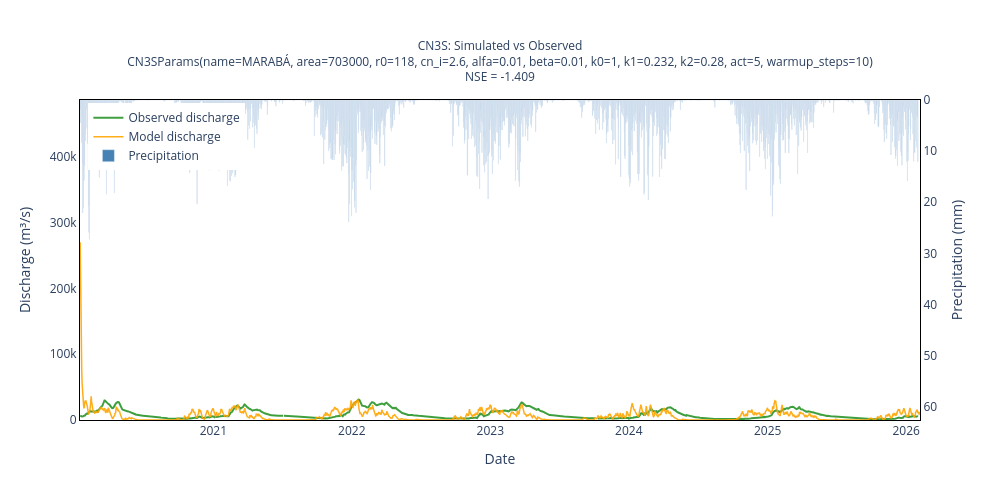

Here is the notebook cell this chart was saved with:
### Code cell
model.plot()

### Figure 1 — Plotly figure (JSON) as saved in the notebook; plotly's stock layout.template omitted (floating-point values rounded to 4 significant figures; data arrays with more than 128 entries replaced by an {"elided": "..."} marker saying what was removed)
{"data": [{"line": {"color": "green", "width": 2}, "name": "Observed discharge", "opacity": 0.75, "type": "scatter", "x": {"elided": "2214 str values"}, "y": {"elided": "2214 float values"}}, {"line": {"color": "orange", "width": 1.5}, "name": "Model discharge", "opacity": 0.9, "type": "scatter", "x": {"elided": "2214 str values"}, "y": {"elided": "2214 float values"}}, {"marker": {"color": "steelblue"}, "name": "Precipitation", "opacity": 1, "type": "bar", "x": {"elided": "2214 str values"}, "y": {"elided": "2214 float values"}, "yaxis": "y2"}], "layout": {"height": 500, "legend": {"x": 0.01, "y": 0.99}, "plot_bgcolor": "white", "title": {"font": {"size": 12}, "text": "CN3S: Simulated vs Observed<br>CN3SParams(name=MARABÁ, area=703000, r0=118, cn_i=2.6, alfa=0.01, beta=0.01, k0=1, k1=0.232, k2=0.28, act=5, warmup_steps=10)<br>NSE = -1.409", "x": 0.5, "xanchor": "center"}, "width": 1000, "xaxis": {"linecolor": "black", "linewidth": 1, "mirror": true, "showline": true, "title": {"text": "Date"}}, "yaxis": {"linecolor": "black", "linewidth": 1, "mirror": true, "range": [0, 486200.0], "showline": true, "title": {"text": "Discharge (m³/s)"}}, "yaxis2": {"linecolor": "black", "linewidth": 1, "mirror": true, "overlaying": "y", "range": [62.58, 0], "showline": true, "side": "right", "title": {"text": "Precipitation (mm)"}}}}
